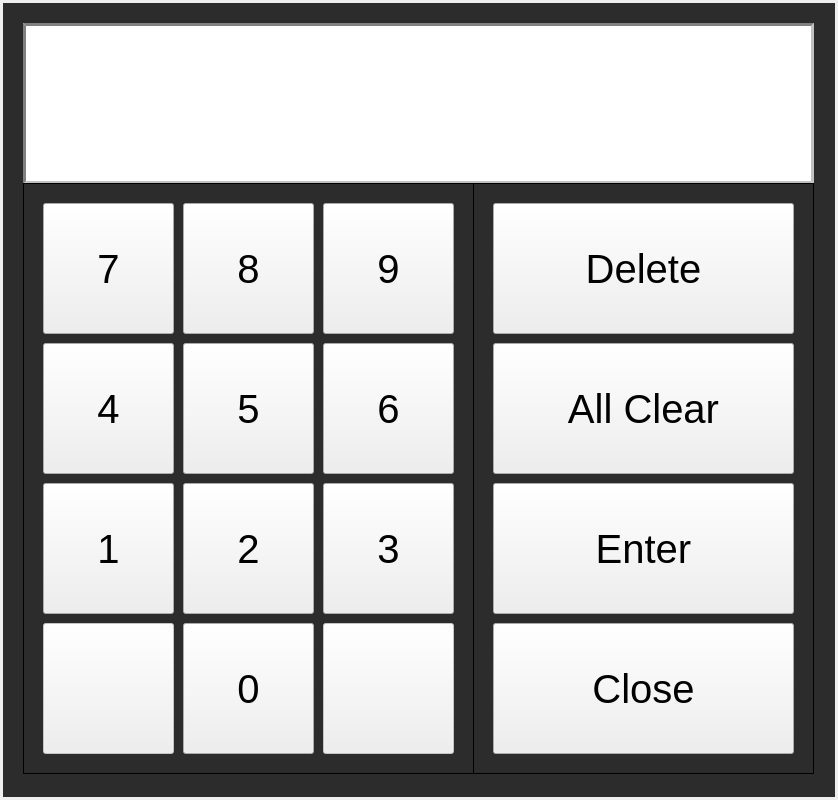
<?xml version="1.0" encoding="UTF-8"?>
<ui version="4.0">
 <class>NumKeypadDialog1080p</class>
 <widget class="QDialog" name="NumKeypadDialog1080p">
  <property name="geometry">
   <rect>
    <x>0</x>
    <y>0</y>
    <width>838</width>
    <height>800</height>
   </rect>
  </property>
  <property name="windowTitle">
   <string>Dialog</string>
  </property>
  <layout class="QVBoxLayout" name="verticalLayout_Dialog">
   <property name="leftMargin">
    <number>0</number>
   </property>
   <property name="topMargin">
    <number>0</number>
   </property>
   <property name="rightMargin">
    <number>0</number>
   </property>
   <property name="bottomMargin">
    <number>0</number>
   </property>
   <item>
    <widget class="QFrame" name="frame_Border">
     <property name="frameShape">
      <enum>QFrame::NoFrame</enum>
     </property>
     <property name="frameShadow">
      <enum>QFrame::Raised</enum>
     </property>
     <layout class="QVBoxLayout" name="verticalLayout_Border">
      <property name="leftMargin">
       <number>3</number>
      </property>
      <property name="topMargin">
       <number>3</number>
      </property>
      <property name="rightMargin">
       <number>3</number>
      </property>
      <property name="bottomMargin">
       <number>3</number>
      </property>
      <item>
       <widget class="QFrame" name="frame_Body">
        <property name="styleSheet">
         <string notr="true">.QFrame
{
	background: rgb(44, 44, 44);
}</string>
        </property>
        <property name="frameShape">
         <enum>QFrame::NoFrame</enum>
        </property>
        <property name="frameShadow">
         <enum>QFrame::Raised</enum>
        </property>
        <widget class="QLineEdit" name="lineEdit_Text">
         <property name="geometry">
          <rect>
           <x>20</x>
           <y>20</y>
           <width>791</width>
           <height>161</height>
          </rect>
         </property>
         <property name="sizePolicy">
          <sizepolicy hsizetype="Expanding" vsizetype="Expanding">
           <horstretch>0</horstretch>
           <verstretch>0</verstretch>
          </sizepolicy>
         </property>
         <property name="minimumSize">
          <size>
           <width>0</width>
           <height>50</height>
          </size>
         </property>
         <property name="font">
          <font>
           <pointsize>30</pointsize>
          </font>
         </property>
         <property name="focusPolicy">
          <enum>Qt::NoFocus</enum>
         </property>
         <property name="styleSheet">
          <string notr="true">QLineEdit{background:white;color:black;border-width: 3px;border-style: inset;border-color: gray;}</string>
         </property>
         <property name="alignment">
          <set>Qt::AlignCenter</set>
         </property>
         <property name="readOnly">
          <bool>true</bool>
         </property>
        </widget>
        <widget class="QPushButton" name="pushButton_Backspace">
         <property name="geometry">
          <rect>
           <x>490</x>
           <y>200</y>
           <width>301</width>
           <height>131</height>
          </rect>
         </property>
         <property name="sizePolicy">
          <sizepolicy hsizetype="Fixed" vsizetype="Fixed">
           <horstretch>0</horstretch>
           <verstretch>0</verstretch>
          </sizepolicy>
         </property>
         <property name="minimumSize">
          <size>
           <width>0</width>
           <height>0</height>
          </size>
         </property>
         <property name="maximumSize">
          <size>
           <width>16777215</width>
           <height>16777215</height>
          </size>
         </property>
         <property name="font">
          <font>
           <pointsize>30</pointsize>
          </font>
         </property>
         <property name="text">
          <string>Delete</string>
         </property>
         <property name="autoDefault">
          <bool>false</bool>
         </property>
        </widget>
        <widget class="QPushButton" name="pushButton_Clear">
         <property name="geometry">
          <rect>
           <x>490</x>
           <y>340</y>
           <width>301</width>
           <height>131</height>
          </rect>
         </property>
         <property name="sizePolicy">
          <sizepolicy hsizetype="Fixed" vsizetype="Fixed">
           <horstretch>0</horstretch>
           <verstretch>0</verstretch>
          </sizepolicy>
         </property>
         <property name="minimumSize">
          <size>
           <width>0</width>
           <height>0</height>
          </size>
         </property>
         <property name="maximumSize">
          <size>
           <width>16777215</width>
           <height>16777215</height>
          </size>
         </property>
         <property name="font">
          <font>
           <pointsize>30</pointsize>
          </font>
         </property>
         <property name="text">
          <string>All Clear</string>
         </property>
         <property name="autoDefault">
          <bool>false</bool>
         </property>
        </widget>
        <widget class="QPushButton" name="pushButton_Enter">
         <property name="geometry">
          <rect>
           <x>490</x>
           <y>480</y>
           <width>301</width>
           <height>131</height>
          </rect>
         </property>
         <property name="sizePolicy">
          <sizepolicy hsizetype="Fixed" vsizetype="Fixed">
           <horstretch>0</horstretch>
           <verstretch>0</verstretch>
          </sizepolicy>
         </property>
         <property name="minimumSize">
          <size>
           <width>0</width>
           <height>0</height>
          </size>
         </property>
         <property name="maximumSize">
          <size>
           <width>16777215</width>
           <height>16777215</height>
          </size>
         </property>
         <property name="font">
          <font>
           <pointsize>30</pointsize>
           <italic>false</italic>
          </font>
         </property>
         <property name="text">
          <string>Enter</string>
         </property>
         <property name="autoDefault">
          <bool>false</bool>
         </property>
        </widget>
        <widget class="QPushButton" name="pushButton_Close">
         <property name="geometry">
          <rect>
           <x>490</x>
           <y>620</y>
           <width>301</width>
           <height>131</height>
          </rect>
         </property>
         <property name="sizePolicy">
          <sizepolicy hsizetype="Fixed" vsizetype="Fixed">
           <horstretch>0</horstretch>
           <verstretch>0</verstretch>
          </sizepolicy>
         </property>
         <property name="minimumSize">
          <size>
           <width>0</width>
           <height>0</height>
          </size>
         </property>
         <property name="maximumSize">
          <size>
           <width>16777215</width>
           <height>16777215</height>
          </size>
         </property>
         <property name="font">
          <font>
           <pointsize>30</pointsize>
          </font>
         </property>
         <property name="text">
          <string>Close</string>
         </property>
         <property name="autoDefault">
          <bool>false</bool>
         </property>
        </widget>
        <widget class="QPushButton" name="pushButton_Dot">
         <property name="enabled">
          <bool>false</bool>
         </property>
         <property name="geometry">
          <rect>
           <x>40</x>
           <y>620</y>
           <width>131</width>
           <height>131</height>
          </rect>
         </property>
         <property name="sizePolicy">
          <sizepolicy hsizetype="Fixed" vsizetype="Fixed">
           <horstretch>0</horstretch>
           <verstretch>0</verstretch>
          </sizepolicy>
         </property>
         <property name="minimumSize">
          <size>
           <width>0</width>
           <height>0</height>
          </size>
         </property>
         <property name="maximumSize">
          <size>
           <width>16777215</width>
           <height>16777215</height>
          </size>
         </property>
         <property name="font">
          <font>
           <pointsize>30</pointsize>
          </font>
         </property>
         <property name="text">
          <string/>
         </property>
         <property name="autoDefault">
          <bool>false</bool>
         </property>
        </widget>
        <widget class="QPushButton" name="pushButton_0">
         <property name="geometry">
          <rect>
           <x>180</x>
           <y>620</y>
           <width>131</width>
           <height>131</height>
          </rect>
         </property>
         <property name="sizePolicy">
          <sizepolicy hsizetype="Fixed" vsizetype="Fixed">
           <horstretch>0</horstretch>
           <verstretch>0</verstretch>
          </sizepolicy>
         </property>
         <property name="minimumSize">
          <size>
           <width>0</width>
           <height>0</height>
          </size>
         </property>
         <property name="maximumSize">
          <size>
           <width>16777215</width>
           <height>16777215</height>
          </size>
         </property>
         <property name="font">
          <font>
           <pointsize>30</pointsize>
          </font>
         </property>
         <property name="text">
          <string>0</string>
         </property>
         <property name="autoDefault">
          <bool>false</bool>
         </property>
        </widget>
        <widget class="QPushButton" name="pushButton_1">
         <property name="geometry">
          <rect>
           <x>40</x>
           <y>480</y>
           <width>131</width>
           <height>131</height>
          </rect>
         </property>
         <property name="sizePolicy">
          <sizepolicy hsizetype="Fixed" vsizetype="Fixed">
           <horstretch>0</horstretch>
           <verstretch>0</verstretch>
          </sizepolicy>
         </property>
         <property name="minimumSize">
          <size>
           <width>0</width>
           <height>0</height>
          </size>
         </property>
         <property name="maximumSize">
          <size>
           <width>16777215</width>
           <height>16777215</height>
          </size>
         </property>
         <property name="font">
          <font>
           <pointsize>30</pointsize>
          </font>
         </property>
         <property name="text">
          <string>1</string>
         </property>
         <property name="autoDefault">
          <bool>false</bool>
         </property>
        </widget>
        <widget class="QPushButton" name="pushButton_2">
         <property name="geometry">
          <rect>
           <x>180</x>
           <y>480</y>
           <width>131</width>
           <height>131</height>
          </rect>
         </property>
         <property name="sizePolicy">
          <sizepolicy hsizetype="Fixed" vsizetype="Fixed">
           <horstretch>0</horstretch>
           <verstretch>0</verstretch>
          </sizepolicy>
         </property>
         <property name="minimumSize">
          <size>
           <width>0</width>
           <height>0</height>
          </size>
         </property>
         <property name="maximumSize">
          <size>
           <width>16777215</width>
           <height>16777215</height>
          </size>
         </property>
         <property name="font">
          <font>
           <pointsize>30</pointsize>
          </font>
         </property>
         <property name="text">
          <string>2</string>
         </property>
         <property name="autoDefault">
          <bool>false</bool>
         </property>
        </widget>
        <widget class="QPushButton" name="pushButton_3">
         <property name="geometry">
          <rect>
           <x>320</x>
           <y>480</y>
           <width>131</width>
           <height>131</height>
          </rect>
         </property>
         <property name="sizePolicy">
          <sizepolicy hsizetype="Fixed" vsizetype="Fixed">
           <horstretch>0</horstretch>
           <verstretch>0</verstretch>
          </sizepolicy>
         </property>
         <property name="minimumSize">
          <size>
           <width>0</width>
           <height>0</height>
          </size>
         </property>
         <property name="maximumSize">
          <size>
           <width>16777215</width>
           <height>16777215</height>
          </size>
         </property>
         <property name="font">
          <font>
           <pointsize>30</pointsize>
          </font>
         </property>
         <property name="text">
          <string>3</string>
         </property>
         <property name="autoDefault">
          <bool>false</bool>
         </property>
        </widget>
        <widget class="QPushButton" name="pushButton_4">
         <property name="geometry">
          <rect>
           <x>40</x>
           <y>340</y>
           <width>131</width>
           <height>131</height>
          </rect>
         </property>
         <property name="sizePolicy">
          <sizepolicy hsizetype="Fixed" vsizetype="Fixed">
           <horstretch>0</horstretch>
           <verstretch>0</verstretch>
          </sizepolicy>
         </property>
         <property name="minimumSize">
          <size>
           <width>0</width>
           <height>0</height>
          </size>
         </property>
         <property name="maximumSize">
          <size>
           <width>16777215</width>
           <height>16777215</height>
          </size>
         </property>
         <property name="font">
          <font>
           <pointsize>30</pointsize>
          </font>
         </property>
         <property name="text">
          <string>4</string>
         </property>
         <property name="autoDefault">
          <bool>false</bool>
         </property>
        </widget>
        <widget class="QPushButton" name="pushButton_5">
         <property name="geometry">
          <rect>
           <x>180</x>
           <y>340</y>
           <width>131</width>
           <height>131</height>
          </rect>
         </property>
         <property name="sizePolicy">
          <sizepolicy hsizetype="Fixed" vsizetype="Fixed">
           <horstretch>0</horstretch>
           <verstretch>0</verstretch>
          </sizepolicy>
         </property>
         <property name="minimumSize">
          <size>
           <width>0</width>
           <height>0</height>
          </size>
         </property>
         <property name="maximumSize">
          <size>
           <width>16777215</width>
           <height>16777215</height>
          </size>
         </property>
         <property name="font">
          <font>
           <pointsize>30</pointsize>
          </font>
         </property>
         <property name="text">
          <string>5</string>
         </property>
         <property name="autoDefault">
          <bool>false</bool>
         </property>
        </widget>
        <widget class="QPushButton" name="pushButton_6">
         <property name="geometry">
          <rect>
           <x>320</x>
           <y>340</y>
           <width>131</width>
           <height>131</height>
          </rect>
         </property>
         <property name="sizePolicy">
          <sizepolicy hsizetype="Fixed" vsizetype="Fixed">
           <horstretch>0</horstretch>
           <verstretch>0</verstretch>
          </sizepolicy>
         </property>
         <property name="minimumSize">
          <size>
           <width>0</width>
           <height>0</height>
          </size>
         </property>
         <property name="maximumSize">
          <size>
           <width>16777215</width>
           <height>16777215</height>
          </size>
         </property>
         <property name="font">
          <font>
           <pointsize>30</pointsize>
          </font>
         </property>
         <property name="text">
          <string>6</string>
         </property>
         <property name="autoDefault">
          <bool>false</bool>
         </property>
        </widget>
        <widget class="QPushButton" name="pushButton_7">
         <property name="geometry">
          <rect>
           <x>40</x>
           <y>200</y>
           <width>131</width>
           <height>131</height>
          </rect>
         </property>
         <property name="sizePolicy">
          <sizepolicy hsizetype="Fixed" vsizetype="Fixed">
           <horstretch>0</horstretch>
           <verstretch>0</verstretch>
          </sizepolicy>
         </property>
         <property name="minimumSize">
          <size>
           <width>0</width>
           <height>0</height>
          </size>
         </property>
         <property name="maximumSize">
          <size>
           <width>16777215</width>
           <height>16777215</height>
          </size>
         </property>
         <property name="font">
          <font>
           <pointsize>30</pointsize>
          </font>
         </property>
         <property name="text">
          <string>7</string>
         </property>
         <property name="autoDefault">
          <bool>false</bool>
         </property>
        </widget>
        <widget class="QPushButton" name="pushButton_8">
         <property name="geometry">
          <rect>
           <x>180</x>
           <y>200</y>
           <width>131</width>
           <height>131</height>
          </rect>
         </property>
         <property name="sizePolicy">
          <sizepolicy hsizetype="Fixed" vsizetype="Fixed">
           <horstretch>0</horstretch>
           <verstretch>0</verstretch>
          </sizepolicy>
         </property>
         <property name="minimumSize">
          <size>
           <width>0</width>
           <height>0</height>
          </size>
         </property>
         <property name="maximumSize">
          <size>
           <width>16777215</width>
           <height>16777215</height>
          </size>
         </property>
         <property name="font">
          <font>
           <pointsize>30</pointsize>
          </font>
         </property>
         <property name="text">
          <string>8</string>
         </property>
         <property name="autoDefault">
          <bool>false</bool>
         </property>
        </widget>
        <widget class="QPushButton" name="pushButton_9">
         <property name="geometry">
          <rect>
           <x>320</x>
           <y>200</y>
           <width>131</width>
           <height>131</height>
          </rect>
         </property>
         <property name="sizePolicy">
          <sizepolicy hsizetype="Fixed" vsizetype="Fixed">
           <horstretch>0</horstretch>
           <verstretch>0</verstretch>
          </sizepolicy>
         </property>
         <property name="minimumSize">
          <size>
           <width>0</width>
           <height>0</height>
          </size>
         </property>
         <property name="maximumSize">
          <size>
           <width>16777215</width>
           <height>16777215</height>
          </size>
         </property>
         <property name="font">
          <font>
           <pointsize>30</pointsize>
          </font>
         </property>
         <property name="text">
          <string>9</string>
         </property>
         <property name="autoDefault">
          <bool>false</bool>
         </property>
        </widget>
        <widget class="QPushButton" name="pushButton_Not">
         <property name="enabled">
          <bool>false</bool>
         </property>
         <property name="geometry">
          <rect>
           <x>320</x>
           <y>620</y>
           <width>131</width>
           <height>131</height>
          </rect>
         </property>
         <property name="sizePolicy">
          <sizepolicy hsizetype="Fixed" vsizetype="Fixed">
           <horstretch>0</horstretch>
           <verstretch>0</verstretch>
          </sizepolicy>
         </property>
         <property name="minimumSize">
          <size>
           <width>0</width>
           <height>0</height>
          </size>
         </property>
         <property name="maximumSize">
          <size>
           <width>16777215</width>
           <height>16777215</height>
          </size>
         </property>
         <property name="font">
          <font>
           <pointsize>30</pointsize>
          </font>
         </property>
         <property name="text">
          <string/>
         </property>
         <property name="autoDefault">
          <bool>false</bool>
         </property>
        </widget>
        <widget class="QLabel" name="label">
         <property name="geometry">
          <rect>
           <x>20</x>
           <y>180</y>
           <width>451</width>
           <height>591</height>
          </rect>
         </property>
         <property name="frameShape">
          <enum>QFrame::Box</enum>
         </property>
         <property name="text">
          <string/>
         </property>
        </widget>
        <widget class="QLabel" name="label_2">
         <property name="geometry">
          <rect>
           <x>470</x>
           <y>180</y>
           <width>341</width>
           <height>591</height>
          </rect>
         </property>
         <property name="frameShape">
          <enum>QFrame::Box</enum>
         </property>
         <property name="text">
          <string/>
         </property>
        </widget>
        <zorder>lineEdit_Text</zorder>
        <zorder>label</zorder>
        <zorder>label_2</zorder>
        <zorder>pushButton_0</zorder>
        <zorder>pushButton_1</zorder>
        <zorder>pushButton_2</zorder>
        <zorder>pushButton_3</zorder>
        <zorder>pushButton_4</zorder>
        <zorder>pushButton_5</zorder>
        <zorder>pushButton_6</zorder>
        <zorder>pushButton_7</zorder>
        <zorder>pushButton_8</zorder>
        <zorder>pushButton_9</zorder>
        <zorder>pushButton_Backspace</zorder>
        <zorder>pushButton_Clear</zorder>
        <zorder>pushButton_Close</zorder>
        <zorder>pushButton_Dot</zorder>
        <zorder>pushButton_Enter</zorder>
        <zorder>pushButton_Not</zorder>
       </widget>
      </item>
     </layout>
    </widget>
   </item>
  </layout>
 </widget>
 <resources/>
 <connections/>
</ui>
